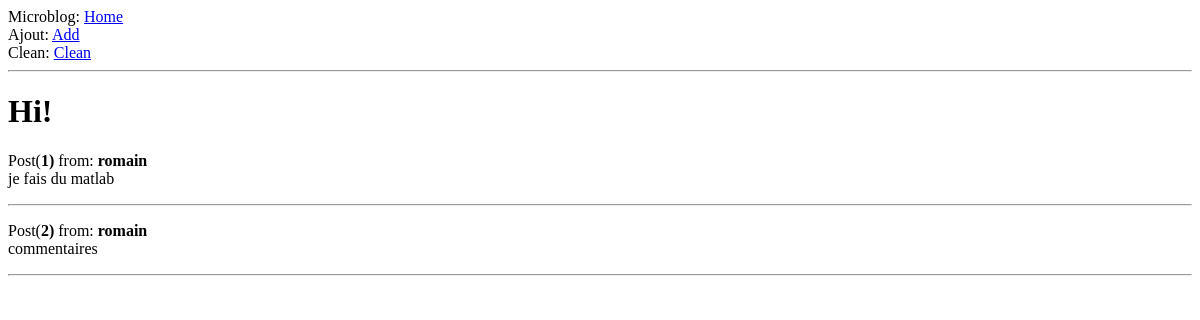
The page /index on the database as committed earlier.
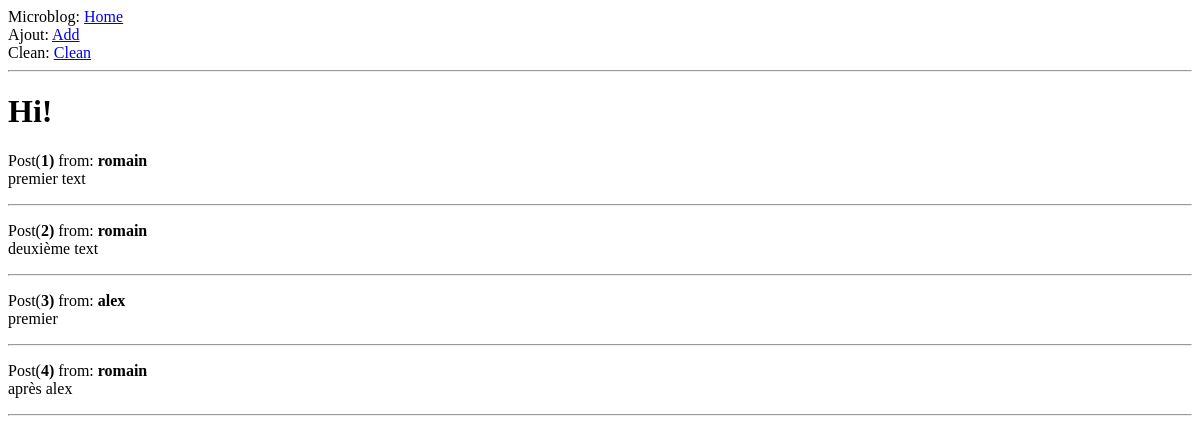
The same page on the database as committed later.
### app/models.py (models this page shows, shortened)
class Post(db.Model):
    id = db.Column(db.Integer, primary_key=True)
    nickname = db.Column(db.String(64), index=True)
    text = db.Column(db.String(140), index=True)

### app/views.py (the view)
@app.route('/')
@app.route('/index')
def index():
    posts = models.Post.query.all()
    return render_template('index.html', title='MicroBlog', posts=posts)

### app/templates/index.html
{% extends "base.html" %}
{% block content %}
<h1>Hi!</h1>
{% if posts|length != 0 %}
{%for post in posts %}
<div>
<p>Post(<b>{{ post.id }})</b> from: <b>{{ post.nickname }}</b><br>
{{ post.text }}<hr></p>
</div>
{% endfor %}
{% else %}
<div><p><b>Aucun micro-commentaires. Vous pouvez en ajouter <a href="/add">Ici</a></b></p></div>
{% endif %}
{% endblock %}

### app/templates/base.html (shortened to what this page needs)
<html>
	<head>
	</head>
	<body>
		<div>Microblog: <a href="/index">Home</a></div>
		<div>Ajout: <a href="add">Add</a></div>
		<div>Clean: <a href="clean">Clean</a></div>
		<hr>
		{% block content %}{% endblock %}
	</body>
</html>

Rows that differ between the two databases and show on the page:
changed Post id 1: text "je fais du matlab" → "premier text"
changed Post id 2: text "commentaires" → "deuxième text"
added Post: id "3", nickname "alex", text "premier"
added Post: id "4", nickname "romain", text "après alex"
